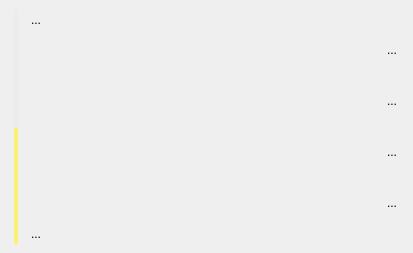
<?xml version="1.0" encoding="UTF-8"?>
<ui version="4.0">
 <class>CLightControlDockWidget</class>
 <widget class="QDockWidget" name="CLightControlDockWidget">
  <property name="geometry">
   <rect>
    <x>0</x>
    <y>0</y>
    <width>413</width>
    <height>253</height>
   </rect>
  </property>
  <property name="windowTitle">
   <string>LightControl</string>
  </property>
  <widget class="QWidget" name="dockWidgetContents">
   <property name="minimumSize">
    <size>
     <width>1</width>
     <height>1</height>
    </size>
   </property>
   <layout class="QHBoxLayout" name="horizontalLayout" stretch="1,1,9,1">
    <property name="spacing">
     <number>0</number>
    </property>
    <item>
     <widget class="QSlider" name="light_brightness">
      <property name="styleSheet">
       <string notr="true">QSlider::groove:vertical{
	background:#e8edf2;
	width:6px;
	boder-radius:1px;
	padding-left:-1px;
	padding-right:-1px;
	padding-top:-1px;
	padding-bottom:-1px;
}
QSlider::sub-page:vertical{
	background:#e8edf2;
	border-radius:2px;
}
QSlider::add-page:vertical{
	background: qlineargradient(x1:0, y1:0, x2:0, y2:1,stop:0 #fcf16e, stop:1 #fcf16e); 
	width:10px;
	border-radius:2px;
}
QSlider::handle:vertical {
    border-image:url(:/icons/light_handle.png);
	margin:-7px -7px -7px -7px;
	height:17px;
 }</string>
      </property>
      <property name="value">
       <number>50</number>
      </property>
      <property name="orientation">
       <enum>Qt::Vertical</enum>
      </property>
      <property name="tickPosition">
       <enum>QSlider::NoTicks</enum>
      </property>
     </widget>
    </item>
    <item>
     <layout class="QVBoxLayout" name="verticalLayout">
      <item>
       <widget class="QToolButton" name="light_on">
        <property name="text">
         <string>...</string>
        </property>
        <property name="icon">
         <iconset resource="icons.qrc">
          <normaloff>:/icons/light_on.png</normaloff>:/icons/light_on.png</iconset>
        </property>
        <property name="autoRepeat">
         <bool>false</bool>
        </property>
        <property name="autoExclusive">
         <bool>false</bool>
        </property>
        <property name="autoRaise">
         <bool>true</bool>
        </property>
       </widget>
      </item>
      <item>
       <spacer name="verticalSpacer">
        <property name="orientation">
         <enum>Qt::Vertical</enum>
        </property>
        <property name="sizeHint" stdset="0">
         <size>
          <width>20</width>
          <height>40</height>
         </size>
        </property>
       </spacer>
      </item>
      <item>
       <widget class="QToolButton" name="light_off">
        <property name="text">
         <string>...</string>
        </property>
        <property name="icon">
         <iconset resource="icons.qrc">
          <normaloff>:/icons/light_off.png</normaloff>:/icons/light_off.png</iconset>
        </property>
        <property name="autoRaise">
         <bool>true</bool>
        </property>
       </widget>
      </item>
     </layout>
    </item>
    <item>
     <widget class="QWidget" name="lightCirclePanel" native="true">
      <property name="sizePolicy">
       <sizepolicy hsizetype="Preferred" vsizetype="Preferred">
        <horstretch>0</horstretch>
        <verstretch>0</verstretch>
       </sizepolicy>
      </property>
      <property name="baseSize">
       <size>
        <width>180</width>
        <height>180</height>
       </size>
      </property>
      <property name="layoutDirection">
       <enum>Qt::RightToLeft</enum>
      </property>
     </widget>
    </item>
    <item>
     <layout class="QVBoxLayout" name="verticalLayout_2">
      <item>
       <widget class="QToolButton" name="light_mod_3">
        <property name="text">
         <string>...</string>
        </property>
        <property name="icon">
         <iconset resource="icons.qrc">
          <normaloff>:/icons/light_mod_1.png</normaloff>:/icons/light_mod_1.png</iconset>
        </property>
        <property name="autoRaise">
         <bool>true</bool>
        </property>
       </widget>
      </item>
      <item>
       <widget class="QToolButton" name="light_mod_2">
        <property name="text">
         <string>...</string>
        </property>
        <property name="icon">
         <iconset resource="icons.qrc">
          <normaloff>:/icons/light_mod_2.png</normaloff>:/icons/light_mod_2.png</iconset>
        </property>
        <property name="autoRaise">
         <bool>true</bool>
        </property>
       </widget>
      </item>
      <item>
       <widget class="QToolButton" name="light_mod_1">
        <property name="text">
         <string>...</string>
        </property>
        <property name="icon">
         <iconset resource="icons.qrc">
          <normaloff>:/icons/light_mod_3.png</normaloff>:/icons/light_mod_3.png</iconset>
        </property>
        <property name="autoRaise">
         <bool>true</bool>
        </property>
       </widget>
      </item>
      <item>
       <widget class="QToolButton" name="light_mod_4">
        <property name="text">
         <string>...</string>
        </property>
        <property name="icon">
         <iconset resource="icons.qrc">
          <normaloff>:/icons/light_mod_4.png</normaloff>:/icons/light_mod_4.png</iconset>
        </property>
        <property name="autoRaise">
         <bool>true</bool>
        </property>
       </widget>
      </item>
     </layout>
    </item>
   </layout>
  </widget>
 </widget>
 <resources>
  <include location="icons.qrc"/>
 </resources>
 <connections/>
</ui>
